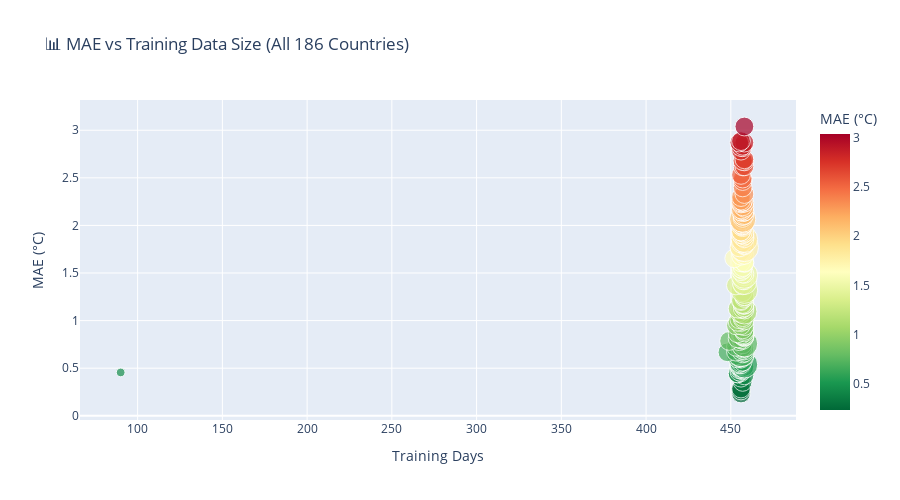

The code cell stored with this chart in its notebook:
### Code cell
# Scatter: MAE vs Training Size (ALL countries)
fig = px.scatter(
    multi_results_df,
    x='train_size',
    y='mae',
    color='mae',
    size='total_records',
    hover_name='country',
    color_continuous_scale='RdYlGn_r',
    title=f'📊 MAE vs Training Data Size (All {len(multi_results_df)} Countries)',
    labels={'train_size': 'Training Days', 'mae': 'MAE (°C)', 'total_records': 'Total Records'}
)
fig.update_layout(height=500)
fig.show()

### Figure 1 — Plotly figure (JSON) as saved in the notebook; plotly's stock layout.template omitted (floating-point values rounded to 4 significant figures; data arrays with more than 128 entries replaced by an {"elided": "..."} marker saying what was removed)
{"data": [{"hovertemplate": "<b>%{hovertext}</b><br><br>Training Days=%{x}<br>MAE (°C)=%{marker.color}<br>Total Records=%{marker.size}<extra></extra>", "hovertext": {"elided": "186 str values"}, "legendgroup": "", "marker": {"color": {"elided": "186 float values"}, "coloraxis": "coloraxis", "size": {"elided": "186 int values"}, "sizemode": "area", "sizeref": 3.317, "symbol": "circle"}, "mode": "markers", "name": "", "orientation": "v", "showlegend": false, "type": "scatter", "x": {"elided": "186 int values"}, "xaxis": "x", "y": {"elided": "186 float values"}, "yaxis": "y"}], "layout": {"coloraxis": {"colorbar": {"title": {"text": "MAE (°C)"}}, "colorscale": [[0, "rgb(0,104,55)"], [0.1, "rgb(26,152,80)"], [0.2, "rgb(102,189,99)"], [0.3, "rgb(166,217,106)"], [0.4, "rgb(217,239,139)"], [0.5, "rgb(255,255,191)"], [0.6, "rgb(254,224,139)"], [0.7, "rgb(253,174,97)"], [0.8, "rgb(244,109,67)"], [0.9, "rgb(215,48,39)"], [1, "rgb(165,0,38)"]]}, "height": 500, "legend": {"itemsizing": "constant", "tracegroupgap": 0}, "title": {"text": "📊 MAE vs Training Data Size (All 186 Countries)"}, "xaxis": {"anchor": "y", "domain": [0, 1], "title": {"text": "Training Days"}}, "yaxis": {"anchor": "x", "domain": [0, 1], "title": {"text": "MAE (°C)"}}}}
